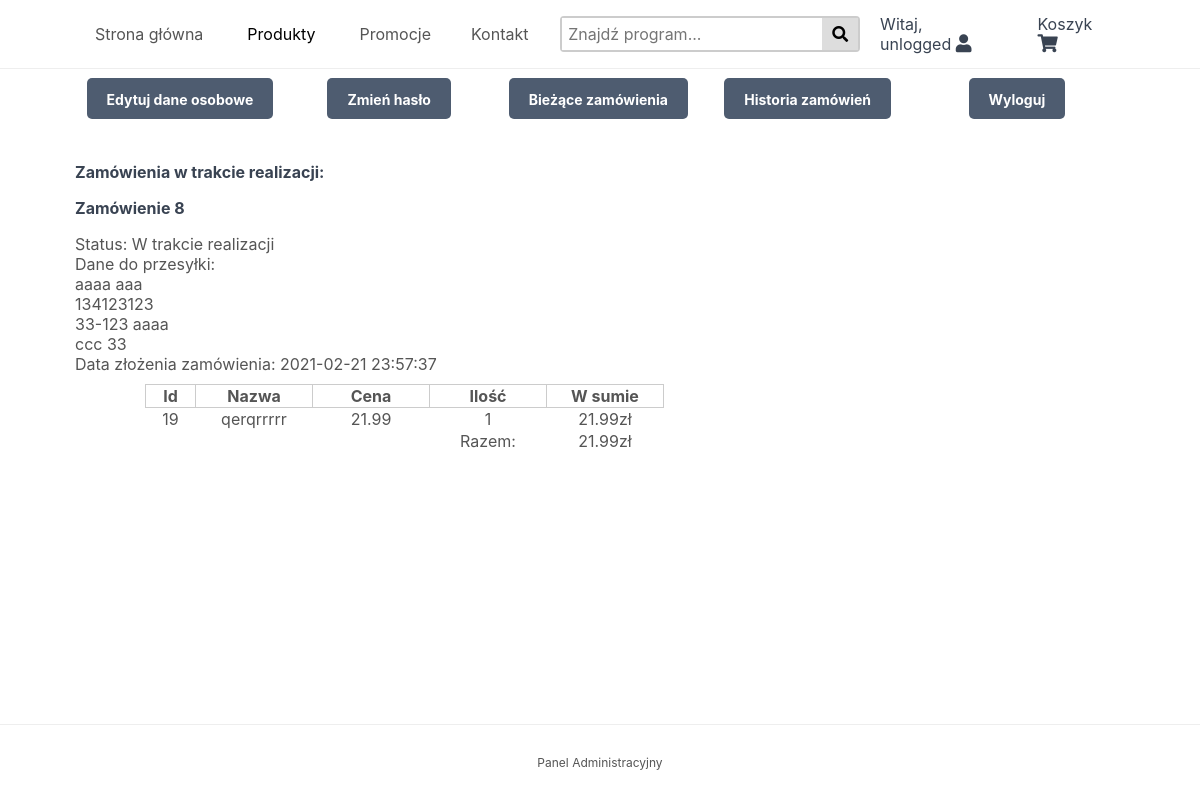
Page /index.php?page=usrpanel (signed in) on the earlier database version.
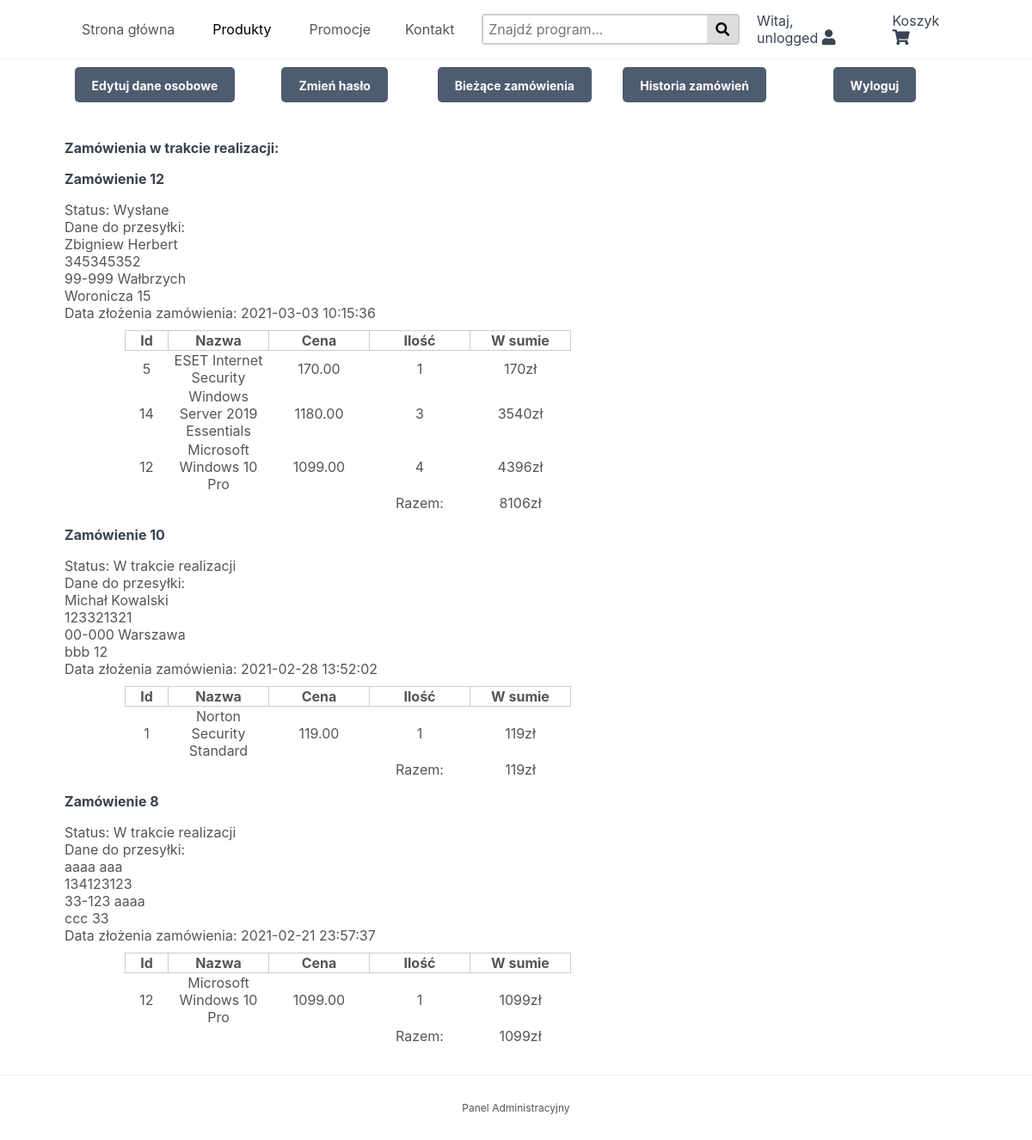
Same page on the later database version.
### tables this page shows
CREATE TABLE `zamowienia` (
  `id` int(11) NOT NULL AUTO_INCREMENT,
  `login` varchar(31) NOT NULL,
  `imie` varchar(200) NOT NULL,
  `nazwisko` varchar(200) NOT NULL,
  `city` text NOT NULL,
  `adres` text NOT NULL,
  `zip` char(10) NOT NULL,
  `email` text NOT NULL,
  `telefon` int(11) NOT NULL,
  `status` text NOT NULL DEFAULT 'pending',
  `data` datetime NOT NULL DEFAULT current_timestamp(),
  PRIMARY KEY (`id`),
  KEY `id` (`id`),
  KEY `login` (`login`),
  CONSTRAINT `zamowienia_ibfk_1` FOREIGN KEY (`login`) REFERENCES `users` (`login`) ON DELETE CASCADE ON UPDATE CASCADE
);

CREATE TABLE `zamowienia_produkty` (
  `zam_id` int(11) NOT NULL,
  `prod_id` int(11) NOT NULL,
  `ilosc_prod` int(11) NOT NULL,
  KEY `zam_id` (`zam_id`),
  KEY `prod_id` (`prod_id`),
  CONSTRAINT `zamowienia_produkty_ibfk_1` FOREIGN KEY (`zam_id`) REFERENCES `zamowienia` (`id`) ON DELETE CASCADE ON UPDATE CASCADE,
  CONSTRAINT `zamowienia_produkty_ibfk_2` FOREIGN KEY (`prod_id`) REFERENCES `produkty` (`id`) ON UPDATE CASCADE
);

CREATE TABLE `produkty` (
  `id` int(11) NOT NULL AUTO_INCREMENT,
  `nazwa` varchar(200) NOT NULL,
  `cena` decimal(7,2) NOT NULL,
  `staracena` decimal(7,2) DEFAULT NULL,
  `opis` text NOT NULL,
  `img` text NOT NULL,
  `data` datetime NOT NULL DEFAULT current_timestamp(),
  PRIMARY KEY (`id`),
  KEY `id` (`id`)
);

### index.php (called while the page is built, shortened)
<?php
include 'funkcje.php';
$page = isset($_GET['page']) && file_exists($_GET['page'] . '.php') ? $_GET['page'] : 'home';
include $page . '.php';
?>

### usrpanel.php (the view, shortened to what this page needs)
<?php
$polecenie = $pdo->prepare('SELECT * FROM zamowienia WHERE login = ? AND NOT status = ? ORDER BY data DESC');
$polecenie->execute([$_SESSION['user'], 'done']);
$zamowienia = $polecenie->fetchAll(PDO::FETCH_ASSOC);
?>
<?=template_header('Panel użytkownika')?>
<div class="content-wrapper usrpanel zamowienia">
    <?=usrpanel_menubar(); ?>
    <?php
    if(!empty($zamowienia)){
        echo <<<EOT
            <h2>Zamówienia w trakcie realizacji:</h2>
        EOT;
    }
    ?>
    <?php foreach($zamowienia as $zamowienie): ?>
        <h3>Zamówienie <?=$zamowienie['id'] ?></h3>
        Status: <?php
        if($zamowienie['status'] == 'pending'){
            echo 'W trakcie realizacji';
        } else {
            echo 'Wysłane';
        }
        ?>
        <br>
        Dane do przesyłki:
        <br>
        <?=$zamowienie['imie'] ?> <?=$zamowienie['nazwisko'] ?>
        <br>
        <?=$zamowienie['telefon'] ?>
        <br>
        <?=$zamowienie['zip'] ?> <?=$zamowienie['city'] ?>
        <br>
        <?=$zamowienie['adres'] ?>
        <br>
        Data złożenia zamówienia: <?=$zamowienie['data'] ?>
        <br>
        <table class='produkty'>
            <tr class='naglowek_tabeli'>
                <th>Id</th>
                <th>Nazwa</th>
                <th>Cena</th>
                <th>Ilość</th>
                <th>W sumie</th>
                <th class="zaktualizuj"></th>
                <th class="usun"></th>
            </tr>
            <?php
            $polecenie = $pdo->prepare('SELECT * FROM zamowienia_produkty WHERE zam_id=?');
            $polecenie->execute([$zamowienie['id']]);
            $produkty = $polecenie->fetchAll(PDO::FETCH_ASSOC);
            $wSumie = 0;
            ?>
            <?php foreach($produkty as $produkt):?>
                <?php
                $polecenie = $pdo->prepare('SELECT * FROM produkty WHERE id=?');
                $polecenie->execute([$produkt['prod_id']]);
                $reszta_produktow = $polecenie->fetchAll(PDO::FETCH_ASSOC);
                ?>
                <?php foreach($reszta_produktow as $reszta_produktu): ?>
                <tr>
                    <td><?= $produkt['prod_id']?></td>
                    <td><?= $reszta_produktu['nazwa']?></td>
                    <td><?= $reszta_produktu['cena']?></td>
                    <td><?= $produkt['ilosc_prod']?></td>
                    <td><?php echo $produkt['ilosc_prod']*$reszta_produktu['cena'];
                    $wSumie += $produkt['ilosc_prod']*$reszta_produktu['cena'];?>&#122;&#322;</td>
                </tr>
                <?php endforeach; ?>
            <?php endforeach; ?>
                <tr>
                    <td></td>
                    <td></td>
                    <td></td>
                    <td>Razem:</td>
                    <td><?= $wSumie; ?>&#122;&#322;</td>
                    <td></td>
                    <td></td>
                </tr>
        </table>
    <?php endforeach; ?>
</div>
<?=template_footer()?>

Differences in the rows shown:
removed zamowienia_produkty: prod "19", ilosc_prod "1", $produkt['ilosc_prod']*$reszta_produktu['cena'] "21.99"
removed produkty: nazwa "qerqrrrrr", cena "21.99"
added zamowienia: id "12", status "Wysłane", imie "Zbigniew", nazwisko "Herbert", telefon "345345352", zip "99-999", city "Wałbrzych", adres "Woronicza 15", data "2021-03-03 10:15:36", wSumie "8106"
added zamowienia_produkty: prod "5", ilosc_prod "1", $produkt['ilosc_prod']*$reszta_produktu['cena'] "170"
now on this page (row edited): produkty: nazwa "ESET Internet Security", cena "170.00"
added zamowienia_produkty: prod "14", ilosc_prod "3", $produkt['ilosc_prod']*$reszta_produktu['cena'] "3540"
now on this page (row edited): produkty: nazwa "Windows Server 2019 Essentials", cena "1180.00"
added zamowienia_produkty: prod "12", ilosc_prod "4", $produkt['ilosc_prod']*$reszta_produktu['cena'] "4396"
now on this page (row edited): produkty: nazwa "Microsoft Windows 10 Pro", cena "1099.00"
added zamowienia: id "10", status "W trakcie realizacji", imie "Michał", nazwisko "Kowalski", telefon "123321321", zip "00-000", city "Warszawa", adres "bbb 12", data "2021-02-28 13:52:02", wSumie "119"
added zamowienia_produkty: prod "1", ilosc_prod "1", $produkt['ilosc_prod']*$reszta_produktu['cena'] "119"
now on this page (row edited): produkty: nazwa "Norton Security Standard", cena "119.00"
computed for zamowienia "aaaa": wSumie "21.99" → "1099"
added zamowienia_produkty: prod "12", ilosc_prod "1", $produkt['ilosc_prod']*$reszta_produktu['cena'] "1099"
